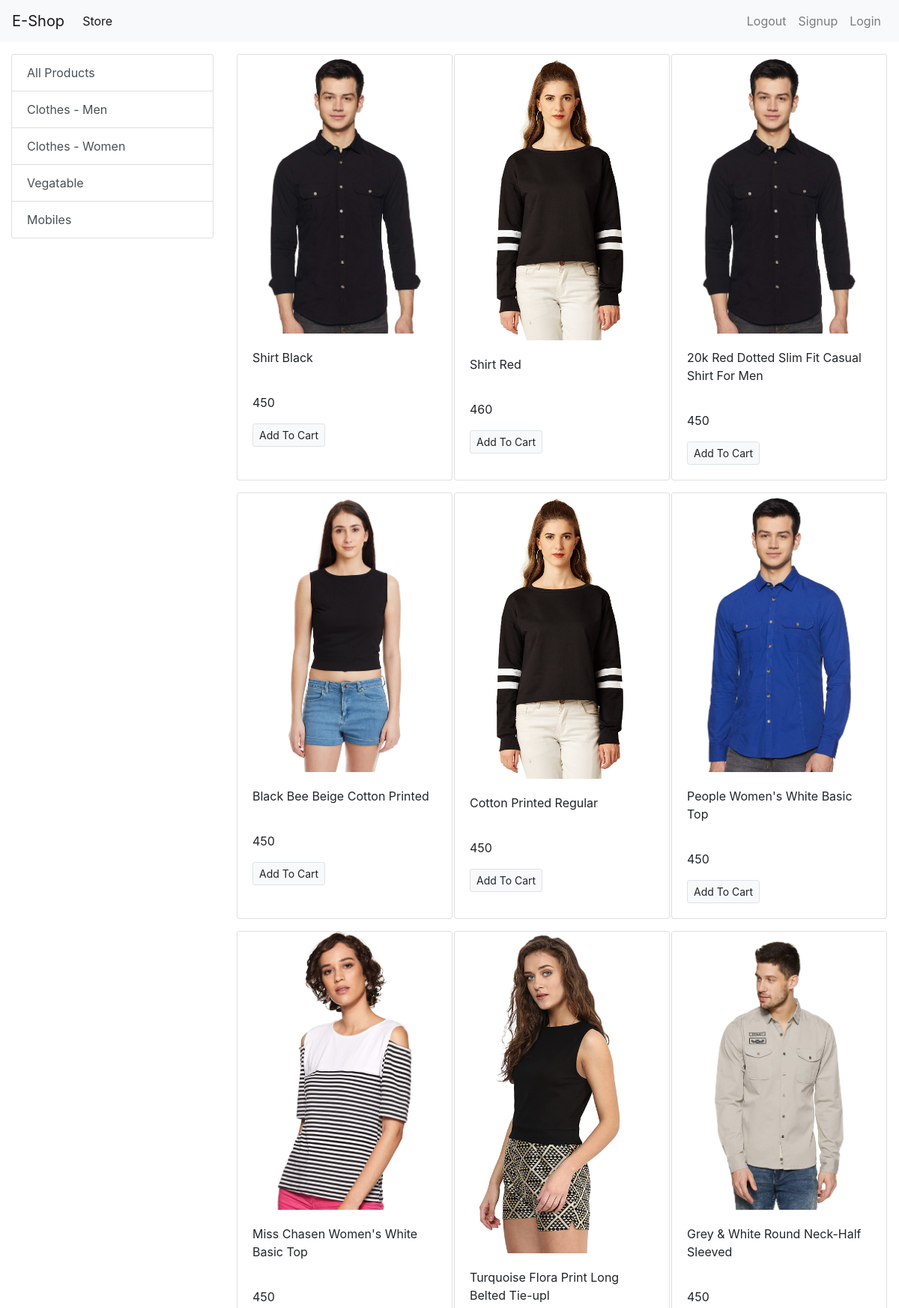
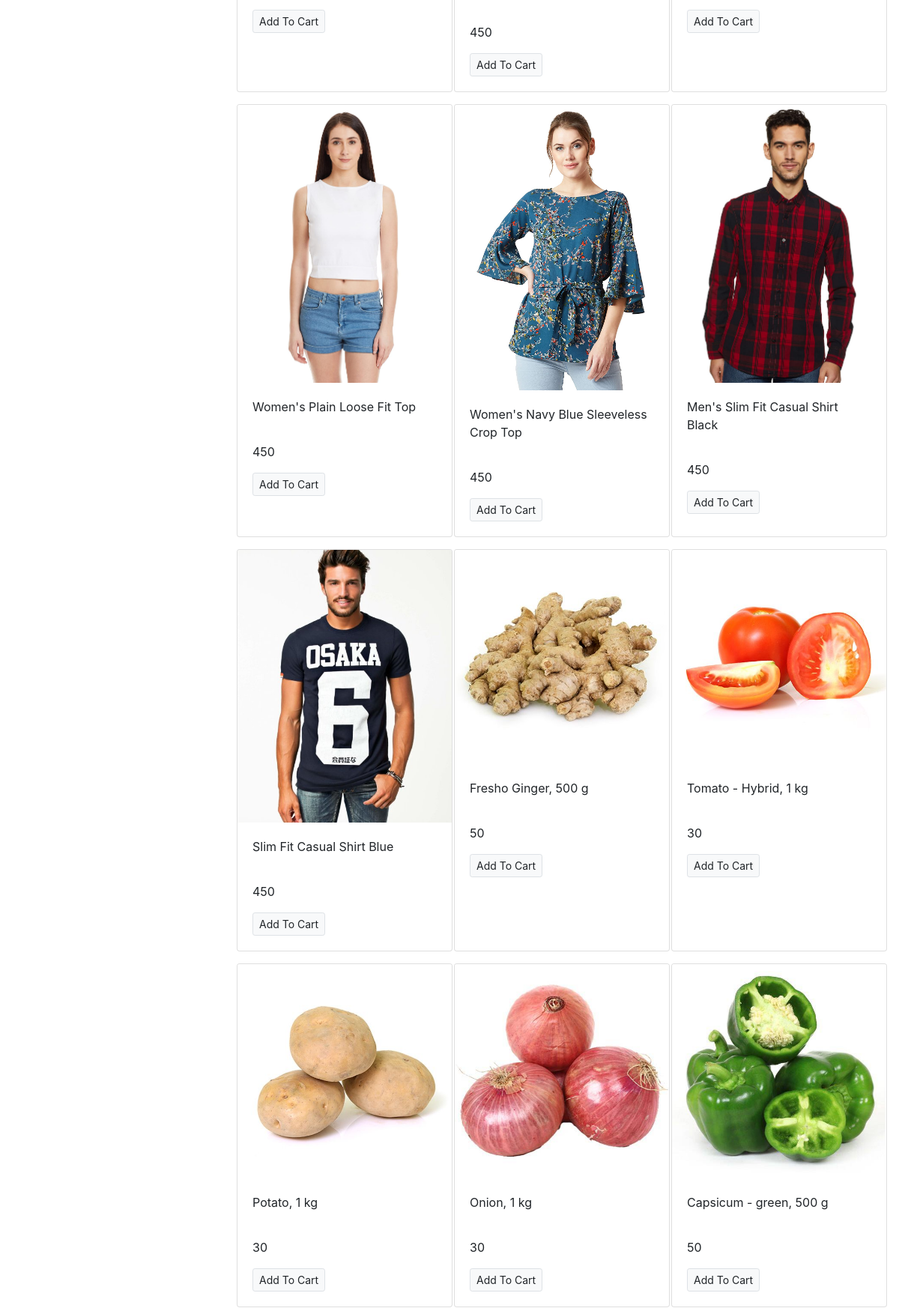
The page / (upper part) on the database its author committed (2 pictures, top to bottom).
### store/models/category.py (models this page shows, shortened)
class Category(models.Model):
    name = models.CharField(max_length=20)
    @staticmethod
    def get_all_categories():
      return  Category.objects.all()

### store/models/product.py (models this page shows, shortened)
class Product(models.Model):
    name = models.CharField(max_length=50)
    price = models.IntegerField(default=0)
    category = models.ForeignKey(Category, on_delete=models.CASCADE, default=1)
    description = models.CharField(max_length=200, default='')
    image = models.ImageField(upload_to='uploads/products/')
    @staticmethod
    def get_all_products():
        return Product.objects.all()

### store/views.py (the view)
# urls.py: path('', index),
def index(request):
    products = None
    categories = Category.get_all_categories()
    categoryID = request.GET.get('category')
    if categoryID:
        products = Product.get_all_products_by_categoryid(categoryID)
    else:
        products = Product.get_all_products();
    data = {}
    data['products'] = products
    data['categories'] = categories
    return render(request, 'index.html', data)

### store/templates/index.html (shortened to what this page needs)
{% extends 'base.html' %}
{% block content %}
<div class="container-fluid mt-3">
    <div class="row">
        <div class="col-lg-3 mx-auto">
            <div class="list-group ">
                <a href="/" class="list-group-item list-group-item-action">All Products</a>
                {% for category in categories %}
                <a href="/?category={{category.id}}" class="list-group-item list-group-item-action">{{category.name}}</a>
                {% endfor %}
            </div>
        </div>
        <div id="products" class="col-lg-9 mx-auto">
            <div.<div class="row mx-auto">
                {% for product in products %}
                <div class="card mx-auto mb-3" style="width: 18rem;">
                    <img class="card-img-top" src="{{product.image.url}}" alt="Card image cap">
                    <div class="card-body">
                        <p class="card-title">{{product.name}}</p>
                        <p class="card-text"><br>{{product.price}}</br></p>
                        <a href="#" class="btn btn-light border btn-sm">Add To Cart</a>
                    </div>
                </div>
                {% endfor %}
        </div>
    </div>
</div>
{% endblock %}

### store/templates/base.html (shortened to what this page needs)
<!doctype html>
<html lang="en">
<head>
    <link rel="stylesheet" href="https://cdn.jsdelivr.net/npm/bootstrap@4.0.0/dist/css/bootstrap.min.css"
>
</head>
<body>
    <nav class="navbar navbar-expand-lg navbar-light bg-light">
        <a class="navbar-brand" href="#">E-Shop</a>
        <div class="collapse navbar-collapse" id="navbarSupportedContent">
            <ul class="navbar-nav mr-auto">
                <li class="nav-item active">
                    <a class="nav-link" href="#">Store <span class="sr-only">(current)</span></a>
                </li>
            </ul>
            <ul class="navbar-nav mr my-2 my-lg-0">
                    <a class="nav-link" href="#">Logout<span class="sr-only">(current)</span></a>
                    <a class="nav-link" href="/signup">Signup<span class="sr-only">(current)</span></a>
                    <a class="nav-link" href="#">Login<span class="sr-only">(current)</span></a>
            </ul>
        </div>
    </nav>
    {% block content %}{% endblock %}
</body>
</html>

### rows shown on the page
Category: name "Clothes - Men"
Category: name "Clothes - Women"
Category: name "Vegatable"
Category: name "Mobiles"
Product: image (picture), name "Shirt Black", price "450"
Product: image (picture), name "Shirt Red", price "460"
Product: image (picture), name "20k Red Dotted Slim Fit Casual Shirt For Men", price "450"
Product: image (picture), name "Black Bee Beige Cotton Printed", price "450"
Product: image (picture), name "Cotton Printed Regular", price "450"
Product: image (picture), name "People Women's White Basic Top", price "450"
Product: image (picture), name "Miss Chasen Women's White Basic Top", price "450"
Product: image (picture), name "Turquoise Flora Print Long Belted Tie-upl", price "450"
Product: image (picture), name "Grey & White Round Neck-Half Sleeved", price "450"
Product: image (picture), name "Women's Plain Loose Fit Top", price "450"
Product: image (picture), name "Women's Navy Blue Sleeveless Crop Top", price "450"
Product: image (picture), name "Men's Slim Fit Casual Shirt Black", price "450"
Product: image (picture), name "Slim Fit Casual Shirt Blue", price "450"
Product: image (picture), name "Fresho Ginger, 500 g", price "50"
Product: image (picture), name "Tomato - Hybrid, 1 kg", price "30"
Product: image (picture), name "Potato, 1 kg", price "30"
Product: image (picture), name "Onion, 1 kg", price "30"
Product: image (picture), name "Capsicum - green, 500 g", price "50"
